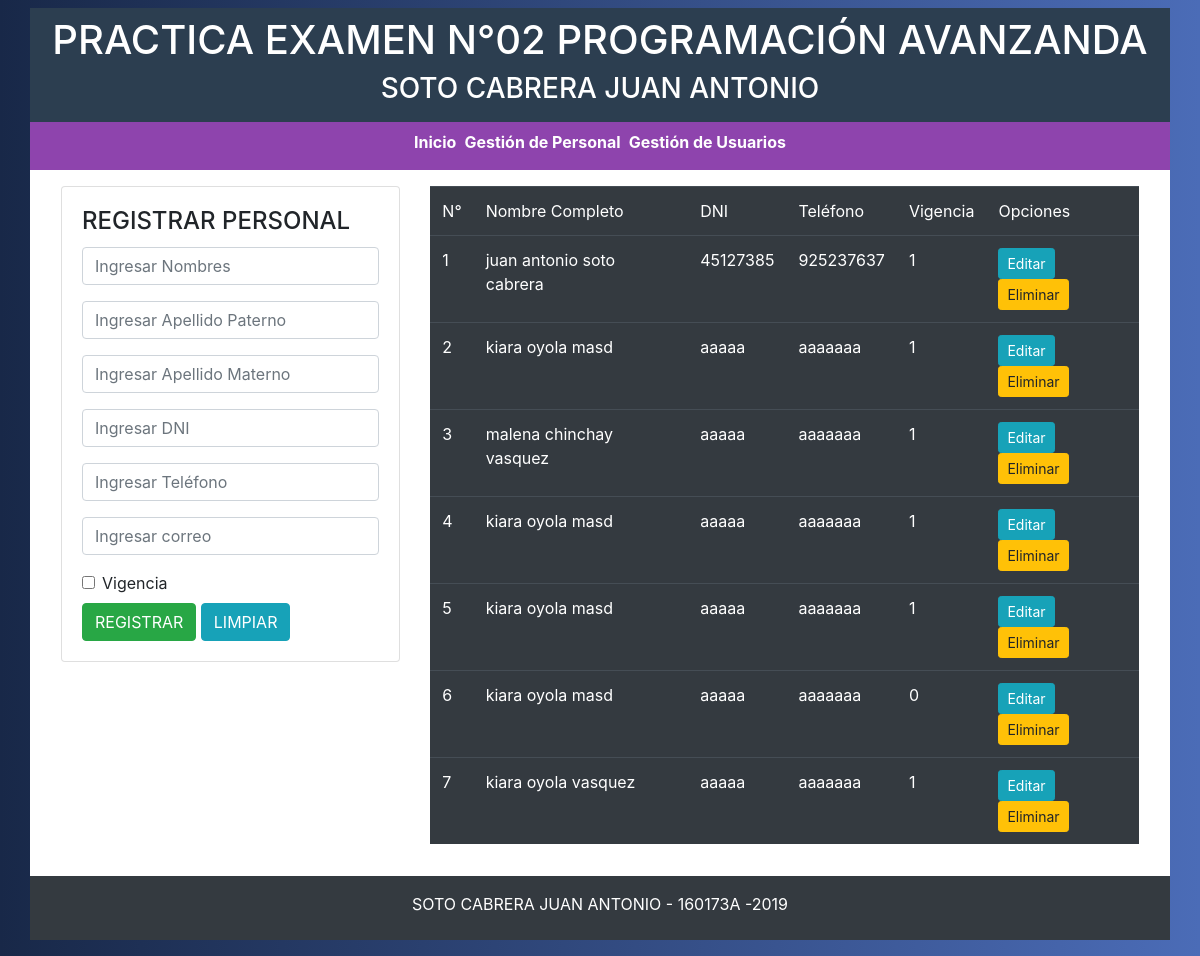
The app's page /gestion_personal.php with its own data.
### tables this page shows
CREATE TABLE `personal` (
  `codigo` int(11) NOT NULL,
  `nombres` varchar(35) NOT NULL,
  `ap_paterno` varchar(20) NOT NULL,
  `ap_materno` varchar(20) NOT NULL,
  `dni` varchar(8) NOT NULL,
  `telefono` varchar(9) NOT NULL,
  `correo` varchar(60) NOT NULL,
  `vigencia` tinyint(1) NOT NULL
);

### gestion_personal.php (the view, shortened to what this page needs)
<?php include "cabecera.php"; ?>
<section class="container bg-white">
    <div class="row p-3">
        <div class="col-4">
            <div class="card">
                <div class="card-body">
                    <h4 class="card-title">REGISTRAR PERSONAL</h4>
                    <form id="personal_nuevo">
                            <div class="form-group">
                            <input type="text" placeholder="Ingresar Nombres" id="nombres" name="nombres" class="form-control" required="true">
                            </div>
                            <div class="form-group">
                            <input type="text" placeholder="Ingresar Apellido Paterno " id="ap_paterno" name="ap_paterno" class="form-control"  required="true">
                            </div>
                            <div class="form-group">
                                <input type="text" placeholder="Ingresar Apellido Materno " id="ap_materno" name="ap_materno" class="form-control"  required="true">
                            </div>
                            <div class="form-group">
                                <input type="text" placeholder="Ingresar DNI " name="dni" id="dni" class="form-control"  required="true">
                            </div>
                            <div class="form-group">
                                <input type="text" placeholder="Ingresar Teléfono " name="telefono" id="telefono" class="form-control"  required="true">
                            </div>
                            <div class="form-group">
                                <input type="email" placeholder="Ingresar correo" name="correo" id="correo" class="form-control"  required="true">
                            </div>
                            <div class="form-check mt-2 mb-2">
                                <input type="checkbox" name="vigencia" id="vigencia" id="vigencia" class="form-check-input">
                                <label for="vigencia" class="form-check-label">Vigencia</label>
                            </div>
                                <button type="submit" class="btn btn-success">REGISTRAR</button>
                                <button type="reset" class="btn btn-info">LIMPIAR</button>
                    </form>
                </div>
            </div>
        </div>
        <div class="col-8">
            <div class="table-responsive">
                <table class="table table-dark">
                    <thead>
                        <tr>
                            <td>N°</td>
                            <td>Nombre Completo</td>
                            <td>DNI</td>
                            <td>Teléfono</td>
                            <td>Vigencia</td>
                            <td>Opciones</td>
                        </tr>
                    </thead>
                    <tbody>
                        <?php
                            include "conexion.php";
                            try {
                                $sql = $conexion->prepare("SELECT * FROM personal");
                                $sql->execute();
                                $contador = 1;
                                while($dato = $sql->fetch()){
                                    ?>
                                        <tr class="align-items-center">
                                            <td><?php echo $contador ?></td>
                                            <td><?php echo $dato['nombres'] ." ".$dato['ap_paterno'] ." ".$dato['ap_materno'] ?> </td>
                                            <td><?php echo $dato['dni'] ?></td>
                                            <td><?php echo $dato['telefono'] ?></td>
                                            <td><?php echo $dato['vigencia'] ?></td>
                                            <td>
                                                <button class="btn btn-info btn-sm" onclick="modalPersonal(<?php echo $dato['codigo']?>)">Editar</button>
                                                <button class="btn btn-warning btn-sm" onclick="eliminarPersonal(<?php echo $dato['codigo']?>)">Eliminar</button>
                                            </td>
                                        </tr>
                                    <?php
                                    $contador++;
                                }
                            } catch (PDOException $e) {
                                echo $e->message();
                            }
                        ?>
                    </tbody>
                </table>
            </div>
        </div>
    </div>
</section>
<?php include "pie.php" ?>

### css/estilos.css (style rules this page uses)
body { background: #4b6cb7; background: -webkit-linear-gradient(to right, #182848, #4b6cb7); background: linear-gradient(to right, #182848, #4b6cb7); }

### records on screen
personal: nombres "juan antonio", ap_paterno "soto", ap_materno "cabrera", dni "45127385", telefono "925237637", vigencia "1"
personal: nombres "kiara oyola", ap_materno "masd", dni "aaaaa", telefono "aaaaaaa", vigencia "1"
personal: nombres "malena chinchay", ap_materno "vasquez", dni "aaaaa", telefono "aaaaaaa", vigencia "1"
personal: nombres "kiara oyola", ap_materno "masd", dni "aaaaa", telefono "aaaaaaa", vigencia "1"
personal: nombres "kiara oyola", ap_materno "masd", dni "aaaaa", telefono "aaaaaaa", vigencia "1"
personal: nombres "kiara oyola", ap_materno "masd", dni "aaaaa", telefono "aaaaaaa", vigencia "0"
personal: nombres "kiara oyola", ap_materno "vasquez", dni "aaaaa", telefono "aaaaaaa", vigencia "1"
